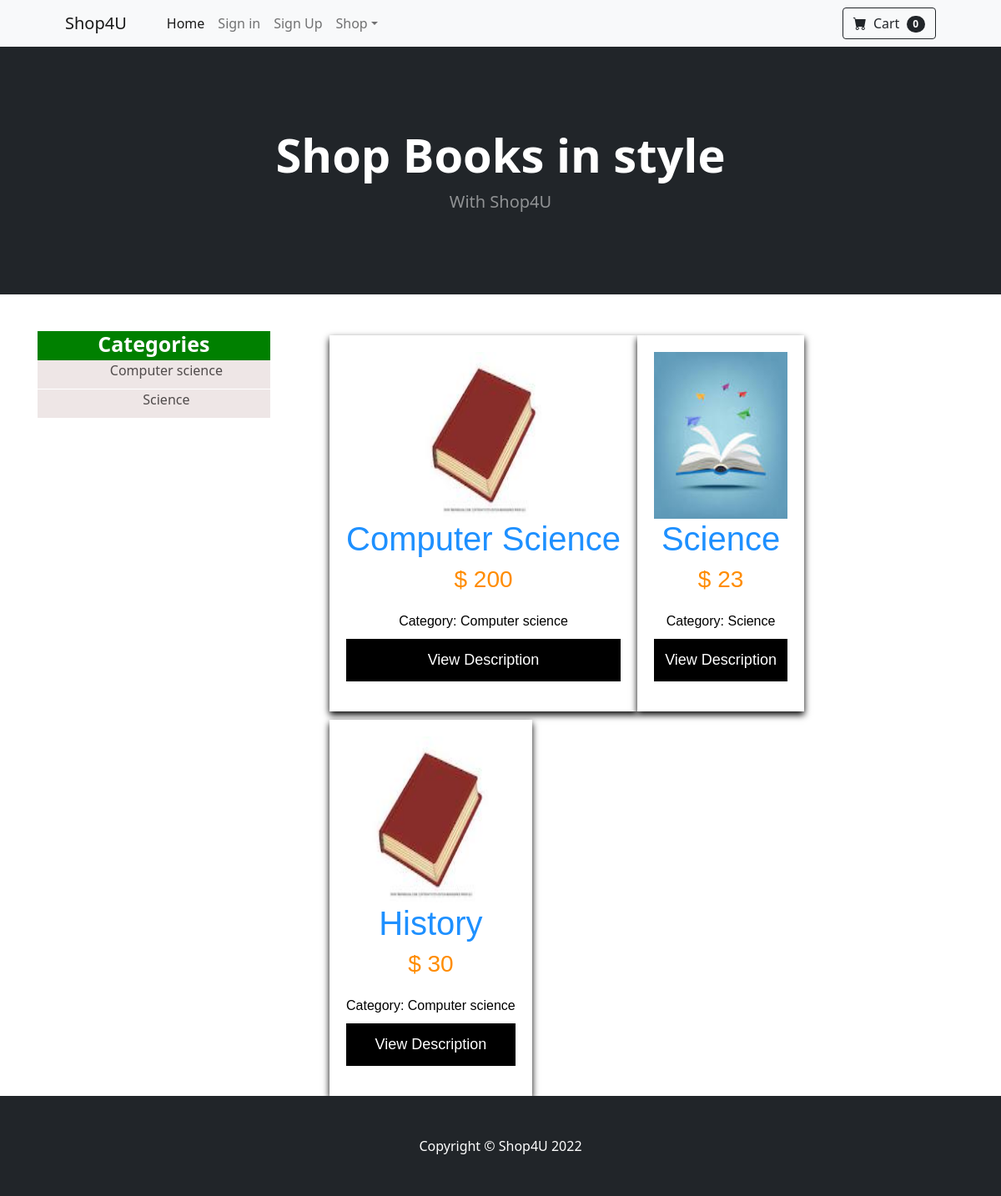
The page / on the database its author committed.
### tables this page shows
CREATE TABLE IF NOT EXISTS `categories` (
  `categoryId` int(11) NOT NULL,
  `name` varchar(200) NOT NULL,
  `description` varchar(200) NOT NULL
);

CREATE TABLE IF NOT EXISTS `books` (
  `bookId` int(11) NOT NULL,
  `title` varchar(200) NOT NULL,
  `author` varchar(200) NOT NULL,
  `description` varchar(200) NOT NULL,
  `category` varchar(200) NOT NULL,
  `price` double NOT NULL,
  `image` text NOT NULL,
  `status` varchar(200) NOT NULL,
  `type` varchar(200) NOT NULL
);

### index.php (the view, shortened to what this page needs)
<!DOCTYPE html>
<html lang="en">
    <head>
        <link rel="stylesheet" type="text/css" href="style.css">
        <link href="https://cdn.jsdelivr.net/npm/bootstrap-icons@1.5.0/font/bootstrap-icons.css" rel="stylesheet" />
        <link href="css/styles.css" rel="stylesheet" />
    </head>
    <body>
        <nav class="navbar navbar-expand-lg navbar-light bg-light">
            <div class="container px-4 px-lg-5">
                <a class="navbar-brand" href="#!">Shop4U</a>
                <div class="collapse navbar-collapse" id="navbarSupportedContent">
                    <ul class="navbar-nav me-auto mb-2 mb-lg-0 ms-lg-4">
                        <li class="nav-item"><a class="nav-link active" aria-current="page" href="index.php">Home</a></li>
                        <li class="nav-item"><a class="nav-link" href="signin.php">Sign in</a></li>
                        <li class="nav-item"><a class="nav-link" href="signup.php">Sign Up</a></li>
                        <li class="nav-item dropdown">
                            <a class="nav-link dropdown-toggle" id="navbarDropdown" href="#" role="button" data-bs-toggle="dropdown" aria-expanded="false">Shop</a>
                        </li>
                    </ul>
                    <form class="d-flex">
                        <button class="btn btn-outline-dark" type="submit">
                            <i class="bi-cart-fill me-1"></i>
                            Cart
                            <span class="badge bg-dark text-white ms-1 rounded-pill">0</span>
                        </button>
                    </form>
                </div>
            </div>
        </nav>
        <header class="bg-dark py-5">
            <div class="container px-4 px-lg-5 my-5">
                <div class="text-center text-white">
                    <h1 class="display-4 fw-bolder">Shop Books in style</h1>
                    <p class="lead fw-normal text-white-50 mb-0">With Shop4U</p>
                </div>
            </div>
        </header>
            <div id="primary_right">
                    <br>
            <div class="ta">
            <div class="td">
            <div class="tb">
<div class="title_box">Categories</div>
      <ul class="left_menu">
        <?php
            categories();
        ?>
                            <div class="right_menu">
                <?php
                            $result = mysql_query("SELECT* from books inner JOIN categories on books.category=categories.categoryId") or die(mysql_error());
                            $res = mysql_numrows($result);
                            if($res == 0){
                                echo '<div class="productinfo">';
                            echo '<image src = "images/images.png" width="160" height="200">';
                            echo'<h2> <font color="black" size="3px">No Book Available in this Category</h2></font>';
                            echo'</div>';
                            }else {
                            while($row=mysql_fetch_array($result)){
                                                            echo '<div class="productinfo">';
                            echo '<image src = "admin/images/books/'.$row['image'].'" width="160" height="200">';
                            echo'<h1><font color="dodgerblue">'.$row['title'].'</font></h1>';
                            echo'<h3><font color="darkorange">$ '.$row['price'].'</h3></font>';
                            echo'<h2> <font color="black" size="3px">Category: '.$row['name'].'</h2></font>';
                            echo'<p><button><a href="book-details.php?id='. $row['bookId'] . '"><font color="white" name="btn">View Description</font></button></p>';
                            echo'</div>';
                            }
                        }
                            ?>
</div>
</div>
</div>
</div>
                        </div>
</body>
</html>
<?php
function categories(){
        $query = mysql_query("SELECT * FROM categories") or die (mysql_error());
        while($row = mysql_fetch_array($query)){
                echo "<li class = 'even'><a href ='category.php?id=".$row['categoryId']."'>".$row['name']."</a></li>";
            }
        echo "</ul>";
        }
        ?>
        <?php include "footer.php"?>
    </body>
</html>

### style.css (style rules this page uses)
#primary_right { text-align: center; margin-left:-255px; min-height:500px; overflow:hidden; }
.title_box { width:25%; height:35px; margin-top: -100px; background: green; text-align:center; font-size:25px; font-weight:bold; color:#fff; line-height:30px; }
ul.left_menu { width:25%; padding:0px; margin:0px; list-style:none; }
ul.left_menu li { margin:0px; list-style:none; }
ul.left_menu li.even a { height:35px; display:block; background:url(images/checked.png) no-repeat left #eee6e6; background-position:5px 5px; border-bottom:1px #FFFFFF solid; text-decoration:none; text-align: center; color:#504b4b; padding:0 0 0 30px; line-height:25px; }
.right_menu { margin-left: 350px; margin-top: -110px; clear: all; margin-right: 0px; clear: both; }
.ta { margin-left: 280px; margin-right: 20px; margin-bottom: 100px; }
.td { background-color: white; width: 100%; float: left; margin-top: 100px; border-radius: 5px; clear: both; }
.tb { padding: 20px; }
.productinfo { padding: 20px; float: left; box-shadow: 0 4px 8px 0 rgba(0,0,0.2); margin-left: 0px; margin-top: 10px; text-align: center; font-family: arial; background-color: white; }
.productinfo button { border:none; outline: 0; padding: 12px; color: white; background-color: #000; text-align: center; cursor: pointer; width: 100%; font-size: 18px; text-decoration: none; }
.container p { text-decoration: none; }
.productinfo p { text-align: left; }
.productinfo a { text-decoration: none; }

### rows shown on the page
categories: name "Computer science"
categories: name "Science"
books: image (picture), title "Computer Science", price "200", categories.name "Computer science"
books: image (picture), title "Science", price "23", categories.name "Science"
books: image (picture), title "History", price "30", categories.name "Computer science"
